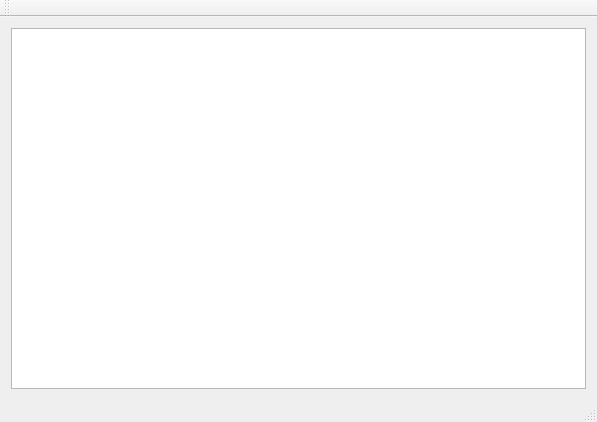
<?xml version="1.0" encoding="UTF-8"?>
<ui version="4.0">
 <class>main_server</class>
 <widget class="QMainWindow" name="main_server">
  <property name="geometry">
   <rect>
    <x>0</x>
    <y>0</y>
    <width>597</width>
    <height>422</height>
   </rect>
  </property>
  <property name="windowTitle">
   <string>main_server</string>
  </property>
  <widget class="QWidget" name="centralWidget">
   <layout class="QGridLayout" name="gridLayout">
    <item row="0" column="0">
     <widget class="QListWidget" name="listWidget"/>
    </item>
   </layout>
  </widget>
  <widget class="QToolBar" name="mainToolBar">
   <attribute name="toolBarArea">
    <enum>TopToolBarArea</enum>
   </attribute>
   <attribute name="toolBarBreak">
    <bool>false</bool>
   </attribute>
  </widget>
  <widget class="QStatusBar" name="statusBar"/>
 </widget>
 <layoutdefault spacing="6" margin="11"/>
 <resources/>
 <connections/>
</ui>
